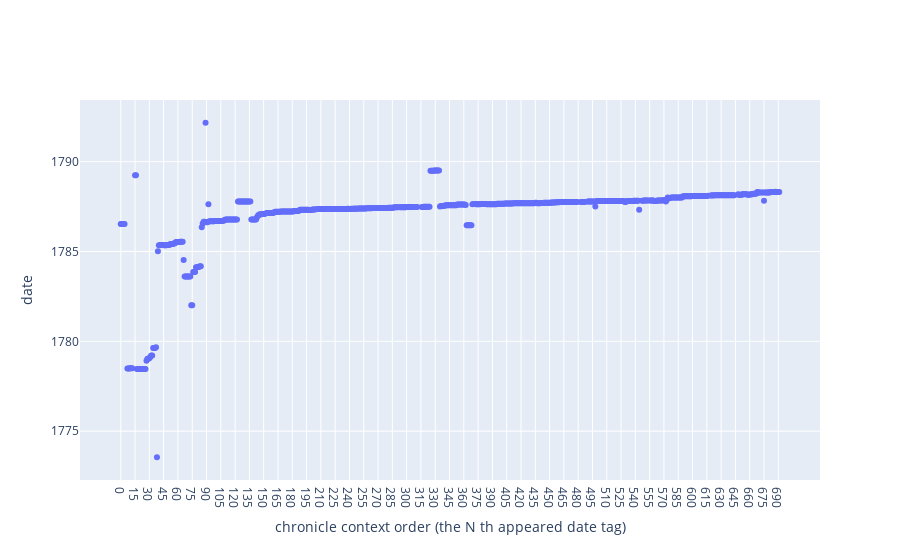

Notebook code cell kept with this figure:
### Code cell
timeline = []
for k,v in locatie_date_dict.items():
    timeline.append(v['normal_date'])

_ = pd.DataFrame()
_['d'] = timeline
_['c'] = [str(i) for i in range(len(timeline))]
f = go.Scatter(x = [str(i) for i in range(len(timeline))],
               y = timeline,
               mode='markers',
               name = 'ccc')
# f = px.scatter(_,x='c',y='d')
fig = go.Figure(data=f)
fig.update_layout(
    # title="Plot Title",
    xaxis_title="chronicle context order (the N th appeared date tag)",
    yaxis_title="date")
fig

### Figure 1 — Plotly figure (JSON) as saved in the notebook; plotly's stock layout.template omitted (floating-point values rounded to 4 significant figures; data arrays with more than 128 entries replaced by an {"elided": "..."} marker saying what was removed)
{"data": [{"mode": "markers", "name": "ccc", "type": "scatter", "x": {"elided": "692 str values"}, "y": {"elided": "692 str values"}}], "layout": {"xaxis": {"title": {"text": "chronicle context order (the N th appeared date tag)"}}, "yaxis": {"title": {"text": "date"}}}}
